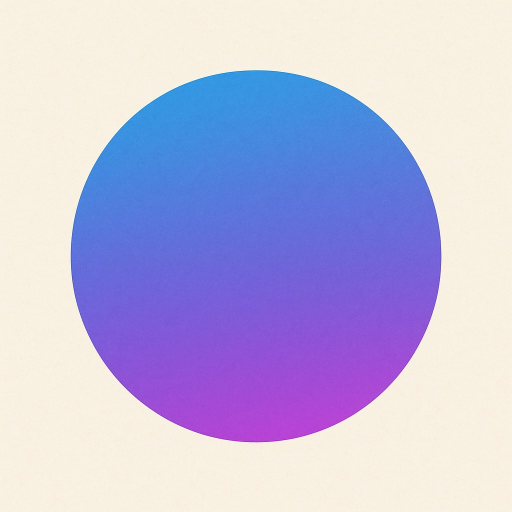
#> input picture examples/data/2color.jpg, 1024 x 1024 px (shown at 1/2 size); its folder holds 5 pictures in this run
$ python run_patches.py
#> lines starting #> are read from the running program, lines starting #| are printed output that depends on the picture
# Copyright (c) 2023 Zhenyuan Desmond Liu <desmondzyliu@gmail.com>
#
# This Source Code Form is subject to the terms of the Mozilla Public
# License, v. 2.0. If a copy of the MPL was not distributed with this
# file, You can obtain one at https://mozilla.org/MPL/2.0/.

#%%
import sys
import os
from pathlib import Path
import json
import pickle
from typing import List, Tuple, Dict, Any # Added for type hinting
import logging

# Ensure the parent directory is in the path if common and embroidery are there
try:
    script_dir = Path(__file__).resolve().parent
    parent_dir = script_dir.parent
    if str(parent_dir) not in sys.path:
        sys.path.append(str(parent_dir))
        logging.debug(f"Added {parent_dir} to sys.path")
except NameError:
    script_dir = Path.cwd()
    logging.debug(f"Running interactively or __file__ not defined. Using current working directory: {script_dir}")
    parent_dir = script_dir.parent
    if parent_dir.is_dir() and str(parent_dir) not in sys.path:
       sys.path.append(str(parent_dir))
       logging.debug(f"Added {parent_dir} to sys.path based on cwd.")


import matplotlib
from matplotlib import pyplot as plt

from tqdm import tqdm

import numpy as np
import numba

from skimage import io, img_as_float, filters, color

try:
    from shapely.geometry import Polygon, LineString, MultiPolygon
except ImportError:
    print("CRITICAL ERROR: Shapely library not found. Please install it (`pip install shapely`)")
    sys.exit(1)

# Embroidery and Common module imports
try:
    from embroidery.utils import math as embroidery_math, summary as embroidery_summary
    from embroidery.pipeline import main_pipeline
    from embroidery import gamut
    from embroidery.utils.path import chessboard, subsample
    from embroidery.utils.io import write_bundle, EmbPattern # Keep EmbPattern if needed by parser
    from embroidery.utils.stitch import stitch_over_path, add_threads # Keep if needed by parser/context
except ImportError as e:
    print(f"CRITICAL ERROR: Could not import 'embroidery' modules: {e}. Ensure library is installed/in path.")
    sys.exit(1)

try:
    import common.parse_example
except ImportError as e:
    print(f"CRITICAL ERROR: Could not import 'common' modules: {e}. Ensure directory is structured correctly/in path.")
    sys.exit(1)


# Configure logging
logging.basicConfig(level=logging.INFO, format='%(asctime)s - %(levelname)s - %(message)s')


# %%
# --- Script Configuration ---
task_name_base = "2color"  # << SET YOUR BASE TASK NAME HERE
source_data_folder = Path("data")
output_base_folder = Path("output")
SKIP_LEVEL_0 = False # Set to True to skip background/Level 0 embroidery

# Create output folders
merged_output_folder = output_base_folder / f"{task_name_base}_merged"
intermediate_plots_dir = merged_output_folder / "intermediate_plots"
os.makedirs(merged_output_folder, exist_ok=True)
os.makedirs(intermediate_plots_dir, exist_ok=True)
logging.info(f"Output will be saved to: {merged_output_folder.resolve()}")
if SKIP_LEVEL_0: logging.info("Configuration set to SKIP Level 0 processing.")

# Embroidery parameters (still needed for main_pipeline)
target_total_physical_size_mm = 99.0
physical_line_width_mm = 0.4
if target_total_physical_size_mm <= 0:
     logging.warning("target_total_physical_size_mm is zero or negative. Using default relative_line_width.")
     relative_line_width = 0.004
else:
     relative_line_width = physical_line_width_mm / target_total_physical_size_mm

# --- Load Base Image & Get Dimensions ---
base_image_fn = source_data_folder / f"{task_name_base}.jpg"
base_image_display = None
base_image_for_parsing = None
IMG_H, IMG_W = 0, 0 # Will be determined from image or first JSON

if base_image_fn.exists():
    try:
        img_raw = io.imread(base_image_fn)
#> img_raw is the input picture: shape (1024, 1024, 3); mean R, G, B 190.5, 185.2, 222.3
        if img_raw.ndim == 2: img_raw = color.gray2rgb(img_raw)
        if img_raw.shape[2] == 4: img_raw = img_raw[:,:,:3]
        IMG_H, IMG_W = img_raw.shape[:2]
#> IMG_H = 1024; IMG_W = 1024
        logging.info(f"Loaded base image: {base_image_fn.resolve()} (Dimensions: {IMG_W}x{IMG_H})")
        base_image_for_parsing = filters.gaussian(img_as_float(img_raw), sigma=1)
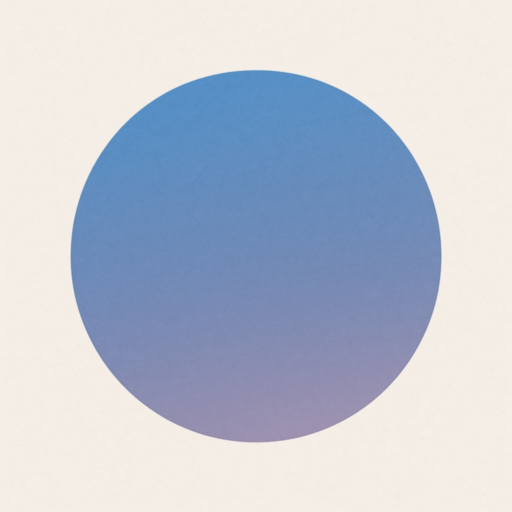
#> base_image_for_parsing: shape (1024, 1024, 3) float64 (shown at 1/2 size); mean R, G, B 0.749, 0.776, 0.829
        base_image_display = img_as_float(img_raw)
    except Exception as e:
        logging.error(f"Could not load/process base image {base_image_fn}: {e}")
        # Try to get dimensions from JSON later if image load fails but we need them
else:
    logging.warning(f"Base image {base_image_fn} not found.")
    # Try to get dimensions from the first JSON file found
    first_json_path = next(source_data_folder.glob(f"{task_name_base}_labelme_L*.json"), None)
    if first_json_path:
        try:
            with open(first_json_path) as fp: first_json_data = json.load(fp)
            IMG_H = first_json_data.get('imageHeight'); IMG_W = first_json_data.get('imageWidth')
            if IMG_H and IMG_W: logging.info(f"Using dimensions from {first_json_path.name}: {IMG_W}x{IMG_H}")
            else: raise ValueError("Dimensions not found in JSON")
        except Exception as e: logging.error(f"Could not read dimensions from {first_json_path.name}: {e}. Exiting."); sys.exit(1)
    else: logging.error(f"No base image or level JSON files found to infer dimensions. Exiting."); sys.exit(1)

# Check if dimensions were successfully obtained
if IMG_W <= 0 or IMG_H <= 0:
     logging.error(f"Invalid image dimensions obtained ({IMG_W}x{IMG_H}). Exiting.")
     sys.exit(1)

# --- Find level JSON files ---
level_json_files = sorted(list(source_data_folder.glob(f"{task_name_base}_labelme_L*.json")))
#level_json_files = sorted(list(source_data_folder.glob(f"{task_name_base}_kmeans_L*.json")))
#> (the run stopped early here; a loop or call above may not have finished)
